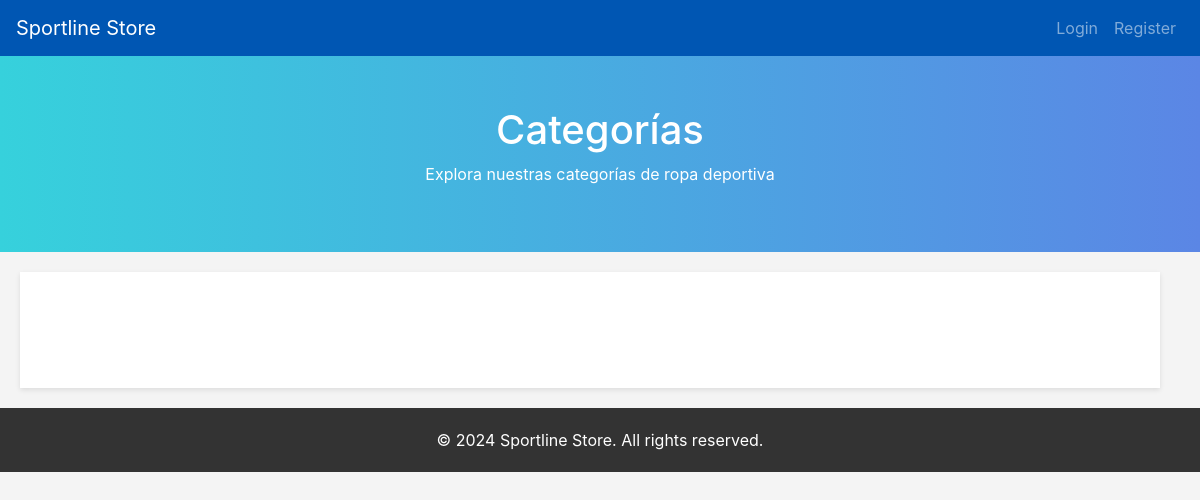
The page /categories on the database as committed earlier.
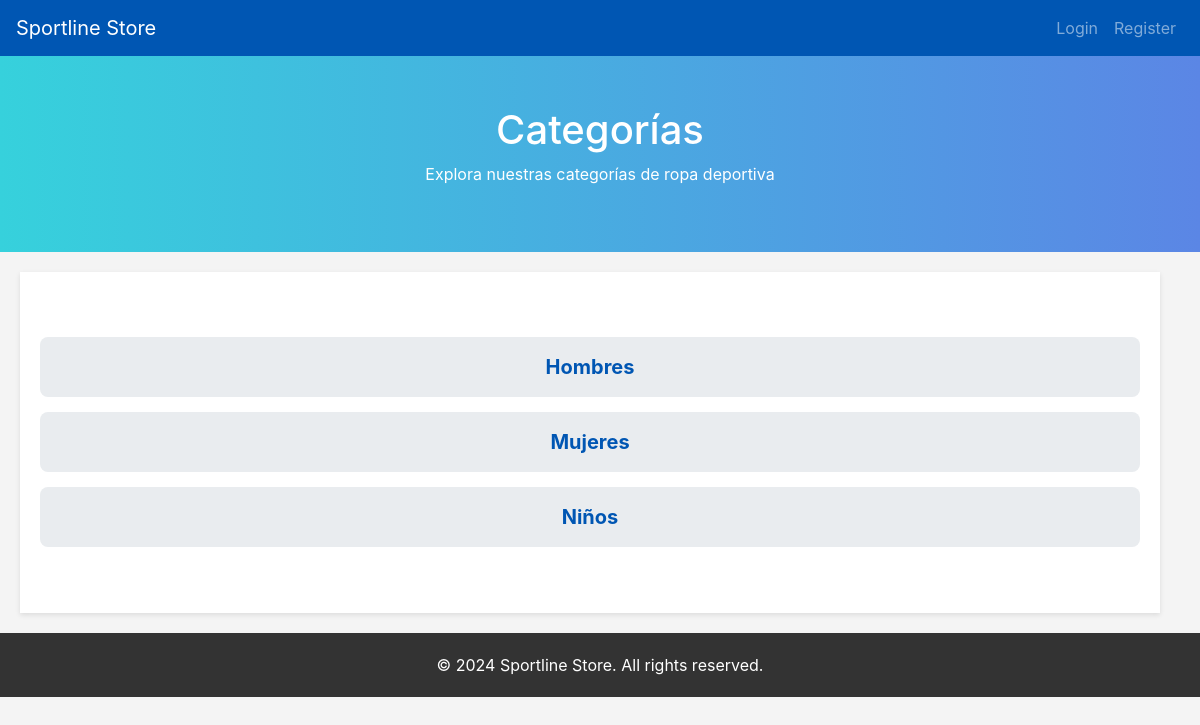
The same page on the database as committed later.
### tables this page shows
CREATE TABLE categories (
                    id INTEGER PRIMARY KEY AUTOINCREMENT,
                    name TEXT NOT NULL
                );

### app.py (the view)
@app.route('/categories')
def categories():
    categories = category_controller.get_all_categories()
    return render_template('categories.html', categories=categories)

### controllers/category_controller.py (called while the page is built)
    def get_all_categories(self):
        return self.category_repository.get_all_categories()

### repositories/category_repository.py (called while the page is built)
    def get_all_categories(self):
        with sqlite3.connect(self.db_file) as connection:
            cursor = connection.cursor()
            cursor.execute("SELECT * FROM categories")
            rows = cursor.fetchall()
        return [Category(category_id=row[0], name=row[1]) for row in rows]

### templates/categories.html (shortened to what this page needs)
<!DOCTYPE html>
<html lang="en">
<head>
    <link rel="stylesheet" href="https://stackpath.bootstrapcdn.com/bootstrap/4.5.2/css/bootstrap.min.css">
</head>
<body>
    <nav class="navbar navbar-expand-lg navbar-dark">
        <a class="navbar-brand" href="#">Sportline Store</a>
        <div class="collapse navbar-collapse" id="navbarNav">
            <ul class="navbar-nav ml-auto">
                <li class="nav-item">
                    <a class="nav-link" href="{{ url_for('login') }}">Login</a>
                </li>
                <li class="nav-item">
                    <a class="nav-link" href="{{ url_for('register') }}">Register</a>
                </li>
            </ul>
        </div>
    </nav>
    <div class="header-content">
        <h1>Categorías</h1>
        <p>Explora nuestras categorías de ropa deportiva</p>
    </div>
    <div class="container category-content">
        <ul class="list-unstyled">
            {% for category in categories %}
            <li class="category-item">
                <a href="{{ url_for('list_products', category_id=category.id) }}">{{ category.name }}</a>
            </li>
            {% endfor %}
        </ul>
    </div>
    <div class="footer">
        © 2024 Sportline Store. All rights reserved.
    </div>
</body>
</html>

### templates/categories.html (style rules this page uses)
body { background-color: #f4f4f4; }
.navbar { background-color: #0056b3; }
.navbar a { color: white; }
.header-content { text-align: center; padding: 50px; background: linear-gradient(to right, #36d1dc, #5b86e5); color: white; }
.category-content { text-align: center; padding: 50px 20px; background-color: #fff; box-shadow: 0 2px 5px rgba(0, 0, 0, 0.1); margin: 20px; }
.footer { background-color: #333; color: white; padding: 20px; text-align: center; }
.category-item { padding: 15px; margin: 15px 0; background-color: #e9ecef; border-radius: 8px; }
.category-item a { color: #0056b3; text-decoration: none; font-size: 20px; font-weight: bold; }

Rows that differ between the two databases and show on the page:
added categories: name "Hombres"
added categories: name "Mujeres"
added categories: name "Niños"
